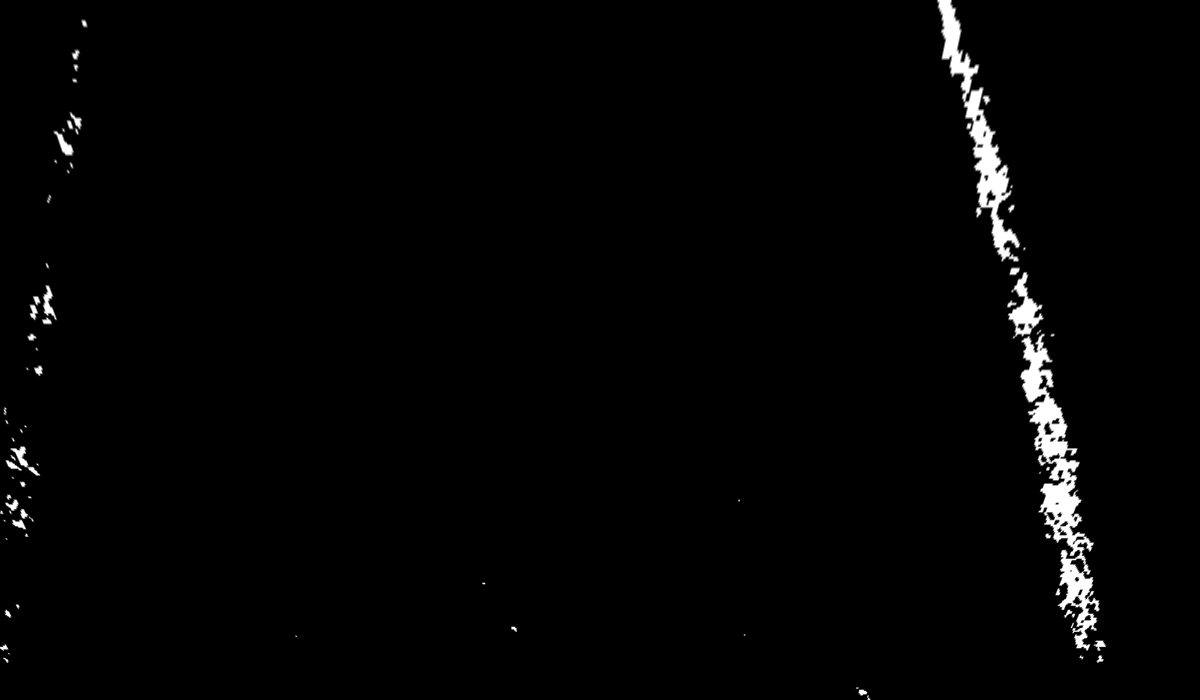
#> input picture IPMofCourse.png, 1200 x 700 px, given in place of the camera
$ python line_detect.py
#> lines starting #> are read from the running program, lines starting #| are printed output that depends on the picture; after the words box and inside, x2 and y2 are one past the last pixel; in counts of white or black regions, pixels touching at a corner belong together
# -*- coding: utf-8 -*-
"""
Created on Wed Oct 24 16:44:10 2018

@author: igvc
"""

# -*- coding: utf-8 -*-
"""
Created on Tue Oct 23 14:43:46 2018
Hopefully detects white lines on a video of the IGVC course
@author:igvc/bill
"""

import cv2
import numpy as np

video = cv2.VideoCapture(-1)

while True:
    ret, orig_frame = video.read()
#> orig_frame is the input picture: shape (700, 1200, 3); min 0, max 255, mean 4.2
    if not ret:
        video = cv2.VideoCapture(-1)
        continue

    frame = cv2.GaussianBlur(orig_frame, (5, 5), 0)
    hsv = cv2.cvtColor(frame, cv2.COLOR_BGR2HLS) #Converts to frame to HSL
#> hsv: shape (700, 1200, 3); mean of channels 0, 1, 2 0, 4.1, 0
    low_white = np.array([0, 190, 0])       #These values are in HSL
    hi_white = np.array([180, 255, 255])        #same
    mask = cv2.inRange(hsv, low_white, hi_white)#maske gets anything in the range of those two values
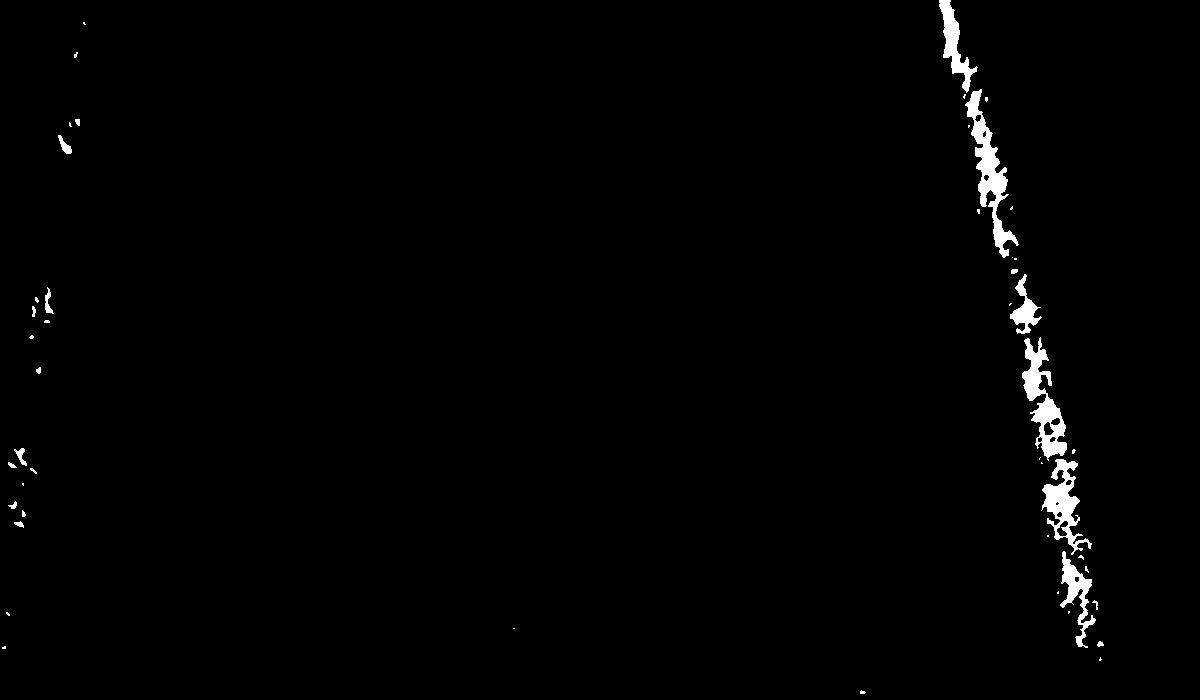
#> mask: shape (700, 1200); 1.2% white; 48 white regions (29 under 20 px), largest, box (x1, y1, x2, y2) and area: (965, 89, 1019, 258) 2420, (1022, 337, 1067, 461) 2153, (1041, 459, 1092, 555) 1733
    edges = cv2.Canny(mask, 75, 150)            #Performs a Canny edge detect on mask
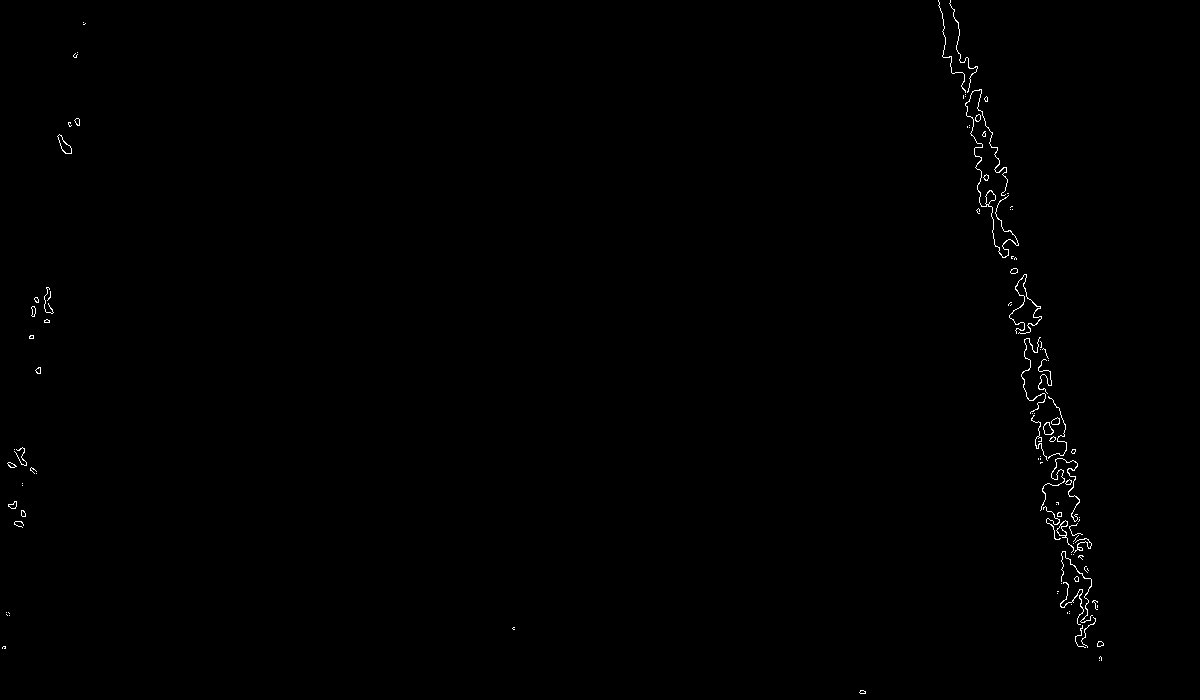
#> edges: shape (700, 1200); 0.37% white in thin lines or dots

    lines = cv2.HoughLinesP(edges, 1, np.pi/180, 50, maxLineGap=50)
#> lines = 31 rows, first 6: [950, 2, 1061, 483], [986, 96, 1103, 645], [1078, 617, 1084, 647], [1015, 309, 1101, 657], [939, 2, 955, 72], [953, 9, 982, 135]
    if lines is not None:
        for line in lines:
            x1, y1, x2, y2 = line[0]
            cv2.line(frame, (x1, y1), (x2, y2), (0, 255, 0), 5)
#> this loop made 31 passes
#> (x1, y1, x2, y2) on passes 1 to 12: (950, 2, 1061, 483), (986, 96, 1103, 645), (1078, 617, 1084, 647), (1015, 309, 1101, 657), (939, 2, 955, 72), (953, 9, 982, 135), (957, 72, 1085, 629), (1014, 310, 1087, 627), (1000, 201, 1102, 645), (960, 54, 1012, 319), (977, 66, 1005, 190), (954, 9, 1048, 360)
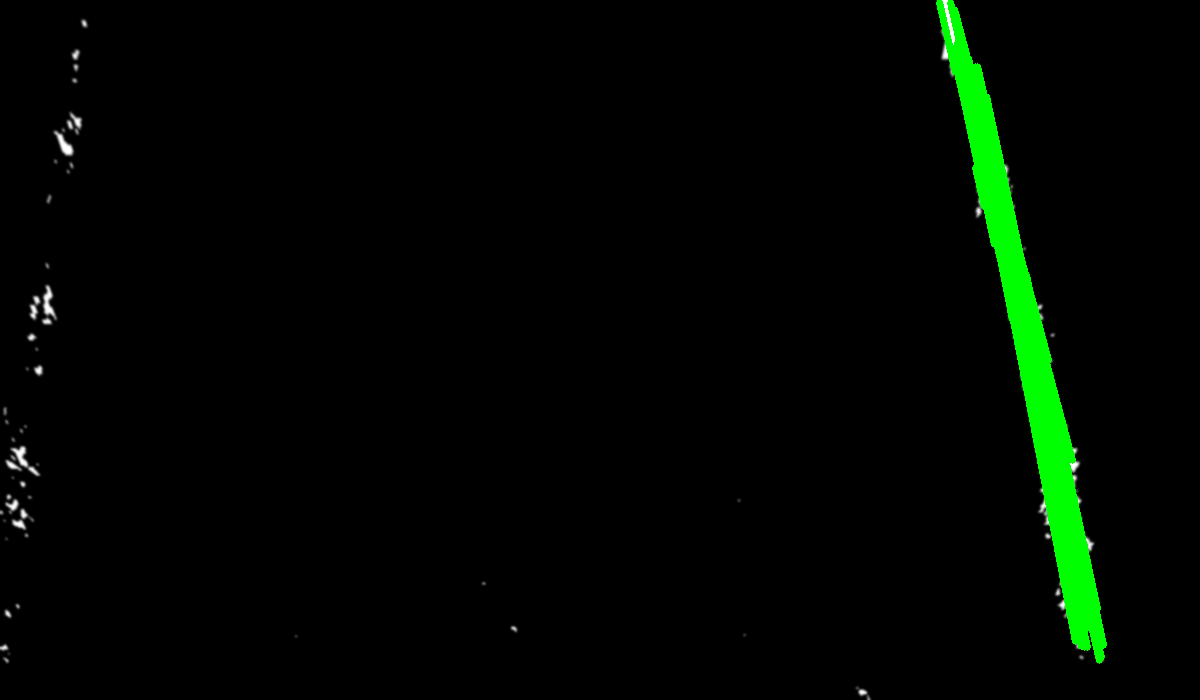
#> frame: shape (700, 1200, 3); mean B, G, R 0.7, 6.9, 0.7

    cv2.imshow("frame", frame)
    cv2.imshow("edges", mask)

    key = cv2.waitKey(25)
#> (key Esc is pressed here)
    if key == 27:
        break
video.release()
cv2.destroyAllWindows()
